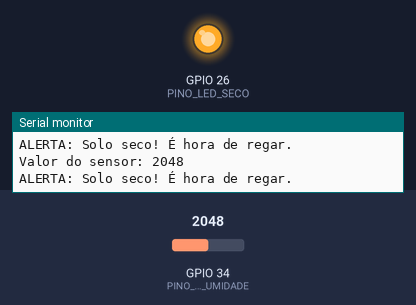
The sketch below on a simulated ESP32. Parts: output pins drawn as LEDs (lit = HIGH), the last lines printed to the serial monitor. The test bench sets the inputs (shaded band); at power-on: GPIO 34 (PINO_SENSOR_UMIDADE) = 2048.

Above: at 5.8 s.
5.9 s: GPIO 34 (PINO_SENSOR_UMIDADE) set to 1949
At 10.3 s:
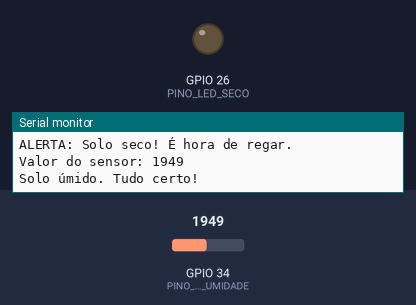
11.9 s: GPIO 34 (PINO_SENSOR_UMIDADE) set to 2040
At 15.3 s:
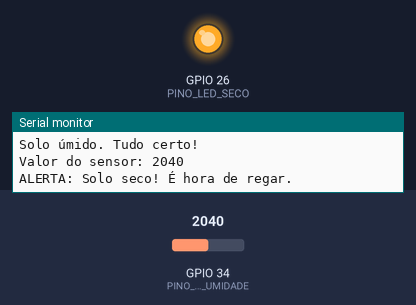
17.9 s: GPIO 34 (PINO_SENSOR_UMIDADE) set to 1960
At 20.3 s:
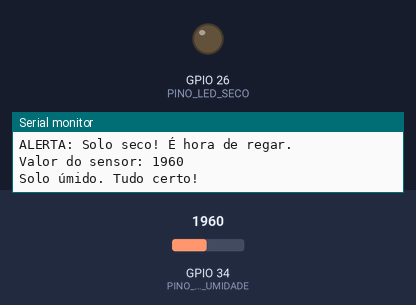
Timing chart, 0 to 21.8 s (numbered marks = the images above; inputs shaded):
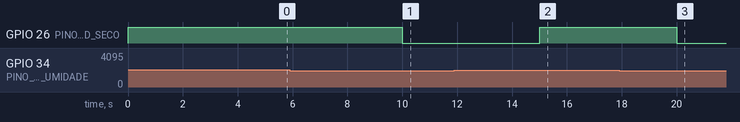

Measured:
- the behaviour switches between 2001 and 2000 on GPIO 34 (PINO_SENSOR_UMIDADE) (found by bisection; images 0 and 1)
- after the input at 5.9 s, GPIO 26 (PINO_LED_SECO): HIGH → LOW after 4.1 s
- after the input at 11.9 s, GPIO 26 (PINO_LED_SECO): LOW → HIGH after 3.1 s
- after the input at 17.9 s, GPIO 26 (PINO_LED_SECO): HIGH → LOW after 2.1 s

The sketch:

sketch.ino
```cpp
// --- Configuração dos Pinos ---
const int PINO_SENSOR_UMIDADE = 34; // Entrada Analógica (ADC)
const int PINO_LED_SECO = 26;       // Saída Digital para o LED

// --- Calibração ---
/* No ESP32, 12 bits variam de 0 (muito úmido) a 4095 (muito seco) */
const int LIMIAR_SECO = 2000;

void setup() {
  // Inicia a comunicação serial a 115200 bps
  Serial.begin(115200);

  // Configura o pino do LED como saída
  pinMode(PINO_LED_SECO, OUTPUT);

  // Nota: O ESP32 já configura o ADC34 como entrada por padrão
}

void loop() {
  // Ação: Ler o valor do sensor de umidade
  int valor_umidade = analogRead(PINO_SENSOR_UMIDADE);

  // Exibe a leitura no Monitor Serial
  Serial.print("Valor do sensor: ");
  Serial.println(valor_umidade);

  // Tomada de Decisão baseada nos dados
  if (valor_umidade > LIMIAR_SECO) {
    // Se o valor for alto, o solo está seco (maior resistência)
    Serial.println("ALERTA: Solo seco! É hora de regar.");
    digitalWrite(PINO_LED_SECO, HIGH); // Acende o LED
  }
  else {
    // Solo com umidade suficiente
    Serial.println("Solo úmido. Tudo certo!");
    digitalWrite(PINO_LED_SECO, LOW); // Apaga o LED
  }

  // Aguarda 5 segundos antes da próxima leitura (conforme original)
  delay(5000);
}
```
